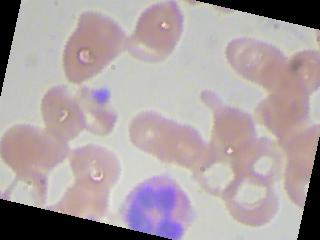
#> input picture dataset/TEST/EOSINOPHIL/_0_1616.jpeg, 320 x 240 px; its folder holds only this picture in this run
$ python dataPreprocessing.py --dataset dataset/TEST/EOSINOPHIL
#> lines starting #> are read from the running program, lines starting #| are printed output that depends on the picture; after the words box and inside, x2 and y2 are one past the last pixel; in counts of white or black regions, pixels touching at a corner belong together
### dataset/SimpleDatasetLoader.py
import numpy as np
import cv2
import os


# datasets_name/class/image.jpg
class SimpleDatasetLoader:
    def __init__(self, preprocessors=None):
        self.preprocessors = preprocessors
        if self.preprocessors is None:
            self.preprocessors = []

    def load(self, image_paths, verbose=-1):
#> called with verbose = -1
        print("[INFO] processing")
        data = []
        labels = []
        for (i, image_paths) in enumerate(image_paths):
            #try:
                #pass
                #print(image_paths)
                image = cv2.imread(image_paths)
#> image is the input picture: shape (240, 320, 3); mean B, G, R 162.9, 160.8, 172
                label = image_paths.split(os.path.sep)[-2]
                if self.preprocessors is not None:
                    for p in self.preprocessors:
                        image = p.preprocess(image)
#> this loop made 2 passes
#> pass 1, in preprocess, `image_blur = cv2.GaussianBlur(input_image, (7, 7), 0)`:
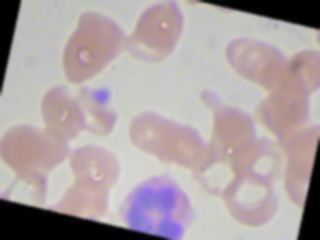
#> image_blur: shape (240, 320, 3); mean B, G, R 162.9, 160.8, 172
#> pass 1, in preprocess, `image_red1 = cv2.inRange(image_blur_hsv, min_red, max_red)`:
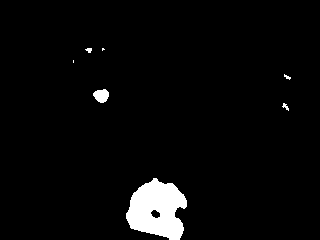
#> image_red1: shape (240, 320); 3.7% white; 7 white regions (2 under 20 px), largest, box (x1, y1, x2, y2) and area: (126, 178, 187, 240) 2570, (93, 89, 109, 103) 163, (282, 103, 289, 111) 26, (85, 48, 92, 53) 24, (284, 74, 291, 80) 20
#> pass 1, in preprocess, `big_contour, mask = self.find_biggest_contour(image_red1)`:
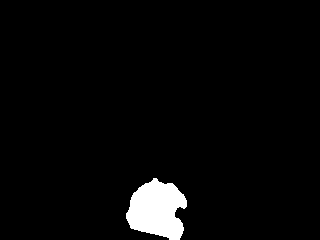
#> mask: shape (240, 320); 3.4% white; 1 white region, box (x1, y1, x2, y2) and area: (126, 178, 187, 240) 2621
#> after the loop:
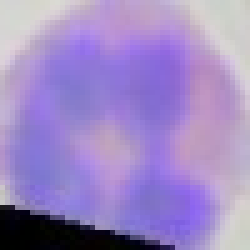
#> image: shape (50, 50, 3) (shown 5 times larger); mean B, G, R 195.1, 136.5, 157.7
                cv2.imwrite('../PreProcessor/PreImages/'+str(i)+'.jpg', image)
                cv2.waitKey(0)
                data.append(image)
                labels.append(label)
                if verbose > 0 and i > 0 and (i + 1) % verbose == 0:
                    print("[INFO] processed {}/{}".format(i + 1, len(image_paths)))

            #except Exception as identifier:
                #print(identifier)
        print("[INFO] processing finished")
        return np.array(data), np.array(labels)

### PreProcessor/Preprocessor.py
import cv2
import numpy as np


class SimplePreprocessor:
    def __init__(self, width, height, inter=cv2.INTER_AREA):
        self.width = width
        self.height = height
        self.inter = inter

    def preprocess(self, input_image):
        #try:
            # if in train time with 100 epoch and size 50 get bad result remove all this line und just resize , convert all dataset befor train network
            # input_image = cv2.imread(image_paths)
            # Type = image_paths.split(os.path.sep)[-2]
            image_blur = cv2.GaussianBlur(input_image, (7, 7), 0)
            image_blur_hsv = cv2.cvtColor(image_blur, cv2.COLOR_RGB2HSV)
            min_red = np.array([80, 60, 140])
            max_red = np.array([255, 255, 255])
            image_red1 = cv2.inRange(image_blur_hsv, min_red, max_red)
            big_contour, mask = self.find_biggest_contour(image_red1)
            (x, y), radius = cv2.minEnclosingCircle(big_contour)
            center = (int(x), int(y))
            radius = int(radius)
            imCircle = input_image.copy()
            cv2.circle(imCircle, center, radius, (0, 255, 0), 1)
            height, width, channels = imCircle.shape
            border = [0, 0, 0, 0]
            if center[0] + radius > width:
                extera = (center[0] + radius) - width
                border[3] = extera + 1

            if (center[0] - radius < 0):
                extera = width - (center[0] + radius)
                border[2] = extera + 1

            if center[1] + radius > height:
                extera = (center[1] + radius) - height
                border[1] = extera + 1

            if center[1] + radius < 0:
                extera = height - (center[1] + radius)
                border[0] = extera + 1

            y = center[1] - radius
            if y < 0:
                y = 0
            y2 = center[1] + radius
            x = center[0] - radius
            if x < 0:
                x = 0

            x2 = center[0] + radius

            cropped_image = input_image[y:y2, x:x2]
            return cv2.resize(cropped_image, (self.width, self.height),
                              interpolation=self.inter)
        #except Exception as a:
            #print("preprocessor", a)

    def find_biggest_contour(self, image):
        image = image.copy()
        contours, hierarchy = cv2.findContours(image, cv2.RETR_LIST, cv2.CHAIN_APPROX_SIMPLE)
        biggest_contour = max(contours, key=cv2.contourArea)
        mask = np.zeros(image.shape, np.uint8)
        cv2.drawContours(mask, [biggest_contour], -1, 255, -1)
        return biggest_contour, mask

### Utils/ImageTools.py
from keras.preprocessing.image import img_to_array


class ImageToArrayPreprocessor:
    def __init__(self, data_format=None):
        self.dataFormat = data_format

    def preprocess(self, image):
        return img_to_array(image, data_format=self.dataFormat)

### dataPreprocessing.py
from Utils.ImageTools import ImageToArrayPreprocessor
from PreProcessor.Preprocessor import SimplePreprocessor
from dataset.SimpleDatasetLoader import SimpleDatasetLoader
from imutils import paths
import pickle
import argparse

def dataPreprocess():
	ap = argparse.ArgumentParser()
	ap.add_argument("-d", "--dataset", required=True, help="halloo insert 	dataset")
	ap.add_argument("-df", "--dataFile", required=False, help="provide data serializing file name", default='data.pkl')
	ap.add_argument("-lf", "--labelsFile", required=False, help="provide label serializing file name",
					default='labels.pkl')
	size = 50
	args = vars(ap.parse_args())

	print("[INFO] loading Images")
	imagePaths = list(paths.list_images(args["dataset"]))
	imagePaths[:] = [x for x in imagePaths if '.ipynb_checkpoints' not in x]
	sp = SimplePreprocessor(size, size)
	iap = ImageToArrayPreprocessor()
	sdl = SimpleDatasetLoader(preprocessors=[sp, iap])
	(data, labels) = sdl.load(imagePaths, verbose=-1)

	output_data = open(f'./PreProcessor/PreProcessedData/'+args["dataFile"], 'wb')
	output_labels = open(f'./PreProcessor/PreProcessedData/'+args["labelsFile"], 'wb')
	pickle.dump(data, output_data, -1)
	pickle.dump(labels, output_labels, -1)
	output_data.close()
	output_labels.close()

if __name__=="__main__":
	dataPreprocess()
#> (the call stopped at in preprocess, `return img_to_array(image, data_format=self.dataFormat)`: keras is not available in this run)

$ run again, on dataset/TEST/LYMPHOCYTE/_0_1022.jpeg
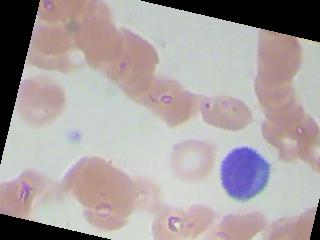
#> input picture dataset/TEST/LYMPHOCYTE/_0_1022.jpeg, 320 x 240 px
#> in load, image is the input picture: shape (240, 320, 3); mean B, G, R 160.8, 160.6, 169.1
#> the loop in load, `for p in self.preprocessors:` made 2 passes
#> pass 1, in preprocess, `image_red1 = cv2.inRange(image_blur_hsv, min_red, max_red)`:
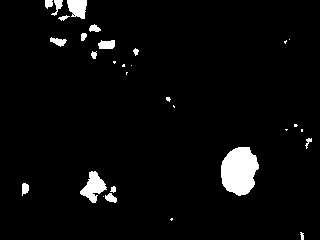
#> image_red1: shape (240, 320); 3.9% white; 30 white regions (13 under 20 px), largest, box (x1, y1, x2, y2) and area: (221, 147, 259, 196) 1402, (80, 171, 107, 203) 442, (67, 0, 87, 19) 291
#> after the loop in load, `for p in self.preprocessors:`:
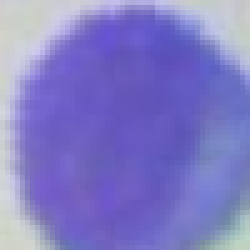
#> image: shape (50, 50, 3) (shown 5 times larger); mean B, G, R 197.7, 123.7, 129

$ run again, on dataset/TEST/MONOCYTE/_0_2276.jpeg
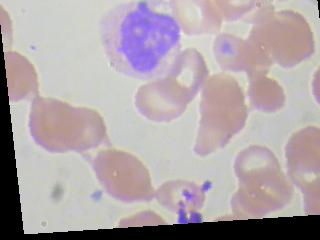
#> input picture dataset/TEST/MONOCYTE/_0_2276.jpeg, 320 x 240 px
#> in load, image is the input picture: shape (240, 320, 3); mean B, G, R 168.3, 164.4, 175.1
#> the loop in load, `for p in self.preprocessors:` made 2 passes
#> pass 1, in preprocess, `image_red1 = cv2.inRange(image_blur_hsv, min_red, max_red)`:
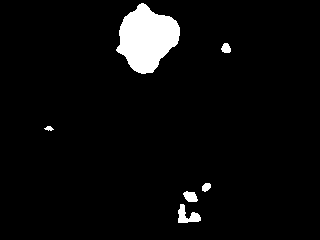
#> image_red1: shape (240, 320); 4.5% white; 6 white regions, box (x1, y1, x2, y2) and area: (116, 3, 180, 74) 2929, (178, 204, 201, 223) 233, (183, 191, 198, 202) 119, (221, 43, 231, 53) 76, (202, 183, 211, 192) 61, (44, 126, 54, 131) 31
#> after the loop in load, `for p in self.preprocessors:`:
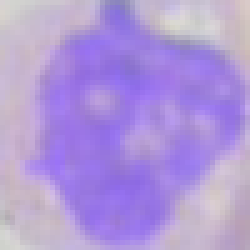
#> image: shape (50, 50, 3) (shown 5 times larger); mean B, G, R 216.3, 151.7, 176.1

$ run again, on dataset/TEST/EOSINOPHIL/_0_187.jpeg
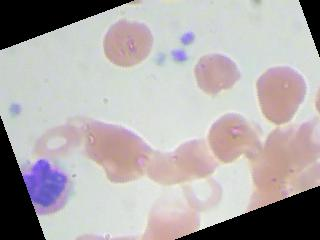
#> input picture dataset/TEST/EOSINOPHIL/_0_187.jpeg, 320 x 240 px
#> in load, image is the input picture: shape (240, 320, 3); mean B, G, R 171.7, 171.3, 176.7
#> the loop in load, `for p in self.preprocessors:` made 2 passes
#> pass 1, in preprocess, `image_red1 = cv2.inRange(image_blur_hsv, min_red, max_red)`:
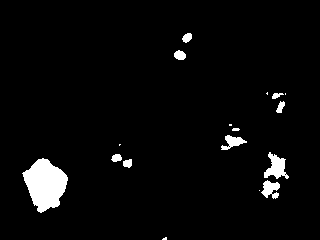
#> image_red1: shape (240, 320); 3.7% white; 17 white regions (6 under 20 px), largest, box (x1, y1, x2, y2) and area: (22, 158, 68, 213) 1594, (264, 152, 289, 179) 358, (261, 180, 280, 199) 220
#> after the loop in load, `for p in self.preprocessors:`:
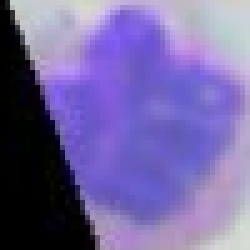
#> image: shape (50, 50, 3) (shown 5 times larger); mean B, G, R 160.7, 102.1, 114.9
